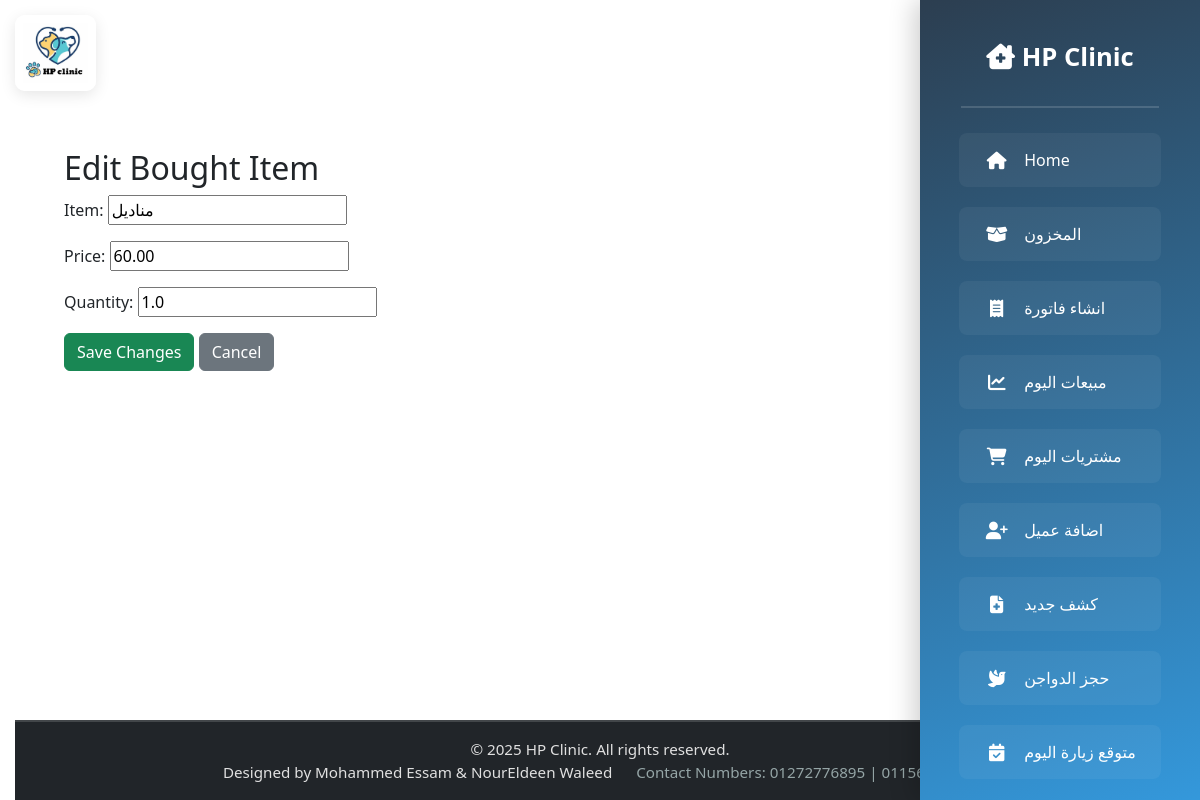
The page /bought/edit/18/ (signed in) on the database its author committed.
### bought/models.py (models this page shows, shortened)
class Bought(models.Model):
    item = models.CharField(max_length=255)
    price = models.DecimalField(max_digits=10, decimal_places=2, default=0.00)
    quantity = models.FloatField(default=1)  # Keeping it as FloatField
    total_price = models.DecimalField(max_digits=10, decimal_places=2, default=0.00)
    date_of_buying = models.DateTimeField(auto_now_add=True)

### vetlogin/views.py (the view)
    def wrapper(request, *args, **kwargs):
        if request.user.username not in ALLOWED_USERS:
            return HttpResponseForbidden("You are not authorized to access this page.")
        return view_func(request, *args, **kwargs)

### bought/forms.py (shortened to what this page needs)
class BoughtForm(forms.ModelForm):
    class Meta:
        model = Bought
        fields = ['item', 'price', 'quantity']

### vetlogin/views.py (called while the page is built)
def user_restricted(view_func):
    def wrapper(request, *args, **kwargs):
        if request.user.username not in ALLOWED_USERS:
            return HttpResponseForbidden("You are not authorized to access this page.")
        return view_func(request, *args, **kwargs)
    return wrapper

@login_required(login_url='/login/')
@user_restricted
def edit_bought_item(request, item_id):
    item = get_object_or_404(Bought, id=item_id)
    if request.method == 'POST':
        form = BoughtForm(request.POST, instance=item)
        if form.is_valid():
            form.save()
            return redirect('bought')  # Redirect to bought items page
    else:
        form = BoughtForm(instance=item)
    return render(request, 'boughtpage/edit_bought.html', {'form': form, 'item': item})

### templates/boughtpage/edit_bought.html (shortened to what this page needs)
{% extends 'base.html' %}
{% block content %}
<div class="container mt-4">
    <h2>Edit Bought Item</h2>
    <form method="POST">
        {{ form.as_p }}
        <button type="submit" class="btn btn-success">Save Changes</button>
        <a href="{% url 'bought' %}" class="btn btn-secondary">Cancel</a>
    </form>
</div>
{% endblock %}

### templates/base.html (style rules this page uses)
html, body { height: 100%; overflow-x: hidden; font-family: 'Segoe UI', Tahoma, Geneva, Verdana, sans-serif; }

### rows shown on the page
Bought: item "مناديل", price "60.00", quantity "1.0"
